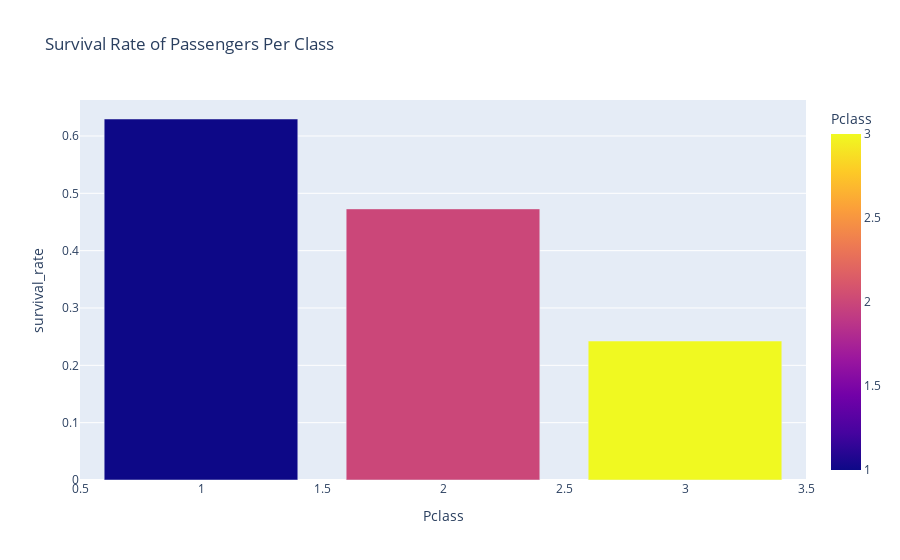

Notebook cell for this chart:
### Code cell
# Visualize Survival Rate of Passengers per Class
fig = px.bar(df_Pclass, x="Pclass", y='survival_rate', color='Pclass', title= "Survival Rate of Passengers Per Class")
fig.show()

### Figure 1 — Plotly figure (JSON) as saved in the notebook; plotly's stock layout.template omitted (floating-point values rounded to 4 significant figures)
{"data": [{"alignmentgroup": "True", "hovertemplate": "Pclass=%{marker.color}<br>survival_rate=%{y}<extra></extra>", "legendgroup": "", "marker": {"color": [1, 2, 3], "coloraxis": "coloraxis", "pattern": {"shape": ""}}, "name": "", "offsetgroup": "", "orientation": "v", "showlegend": false, "textposition": "auto", "type": "bar", "x": [1, 2, 3], "xaxis": "x", "y": [0.6296, 0.4728, 0.2424], "yaxis": "y"}], "layout": {"barmode": "relative", "coloraxis": {"colorbar": {"title": {"text": "Pclass"}}, "colorscale": [[0, "#0d0887"], [0.1111, "#46039f"], [0.2222, "#7201a8"], [0.3333, "#9c179e"], [0.4444, "#bd3786"], [0.5556, "#d8576b"], [0.6667, "#ed7953"], [0.7778, "#fb9f3a"], [0.8889, "#fdca26"], [1, "#f0f921"]]}, "legend": {"tracegroupgap": 0}, "title": {"text": "Survival Rate of Passengers Per Class"}, "xaxis": {"anchor": "y", "domain": [0, 1], "title": {"text": "Pclass"}}, "yaxis": {"anchor": "x", "domain": [0, 1], "title": {"text": "survival_rate"}}}}
